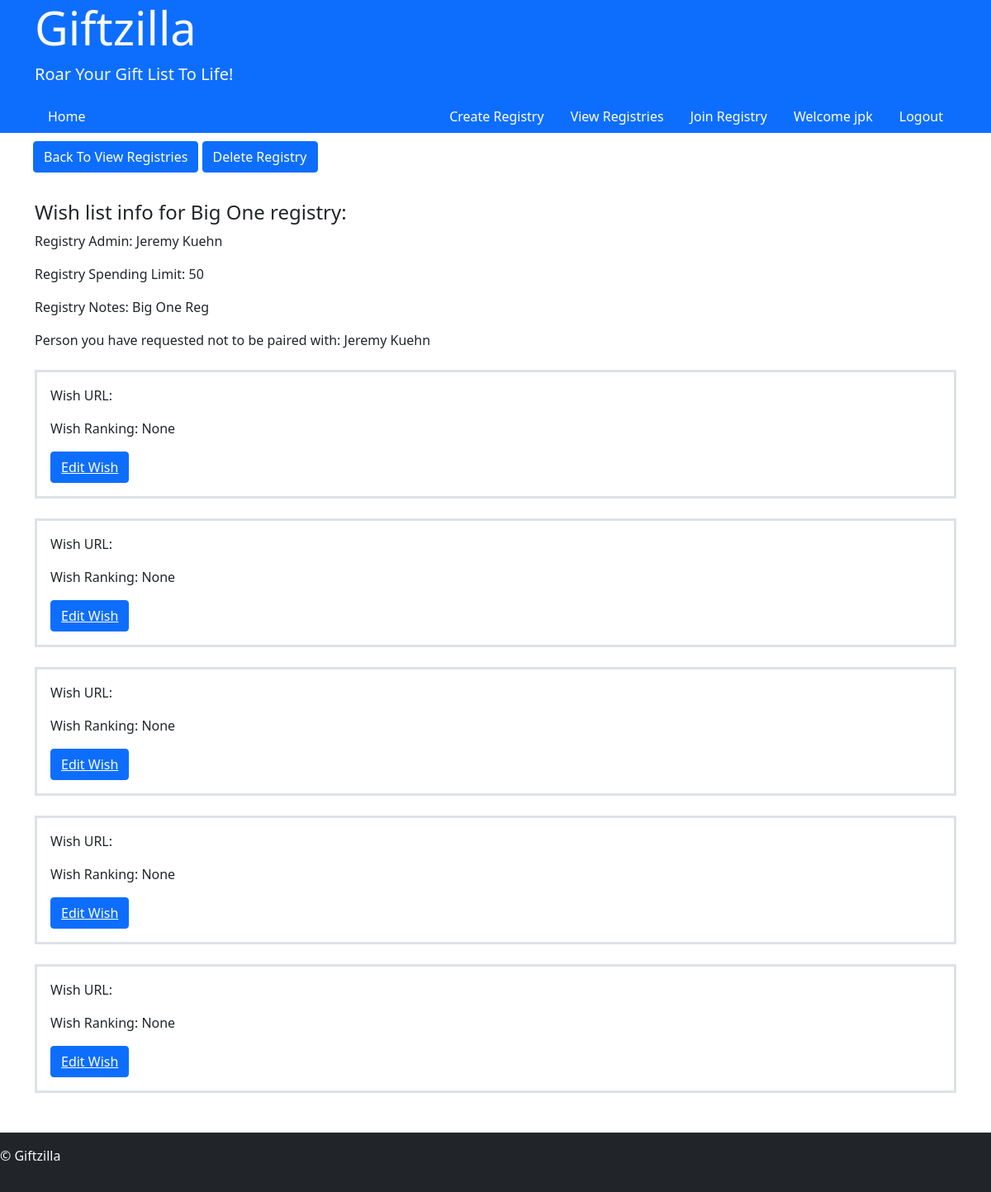
/user/8J7l3/1/viewWishList (signed in), run on the app's committed database.
### register/models.py (models this page shows, shortened)
class User(AbstractUser):
    groups = models.ManyToManyField(
        'auth.Group',
        related_name='web_users',
        blank=True,
        help_text='The groups this user belongs to. A user will get all permissions granted to each of their groups.',
        verbose_name='groups',
    )
    user_permissions = models.ManyToManyField(
        'auth.Permission',
        related_name='web_users',
        blank=True,
        help_text='Specific permissions for this user.',
        verbose_name='user permissions',
    )

### user/models.py (models this page shows, shortened)
class Registry(models.Model):
    regPin = models.CharField(max_length=5)
    admin = models.ForeignKey(User, on_delete=models.CASCADE)
    regName = models.CharField(max_length=25, verbose_name="Registry Group Name:")
    urlNumCap = models.IntegerField(default=5, verbose_name="Max Number Of Gift Request:", blank=True, null=True)
    spendLimit = models.IntegerField(blank=True, null=True, verbose_name="Max Spending Limit:")
    notes = models.TextField(blank=True, null=True, verbose_name="Notes")
    regGroupCap = models.IntegerField(blank=True, null=True, verbose_name="Max Number of Group Participants:")

class noGive(models.Model):
    user = models.ForeignKey(User, on_delete=models.CASCADE, related_name='nogive_user')
    noGift = models.ForeignKey(User, on_delete=models.CASCADE, blank=True, null=True, related_name='nogive_noGift', verbose_name="User to not pair with:")
    regPin = models.CharField(max_length=5)

class Gift(models.Model):
    groupPin = models.CharField(max_length=5)
    user = models.ForeignKey(User, on_delete=models.CASCADE)
    giftUrl = models.URLField(max_length=500, blank=True, null=True)
    giftRank = models.CharField(max_length=1, choices=Rank, blank=True, null=True)

### user/views.py (the view)
# urls.py: path("<str:groupPin>/<int:userID>/viewWishList", views.viewWishList, name="viewWishList"),
@login_required
def viewWishList(request, userID, groupPin):
    regDetail =  Registry.objects.get(regPin=groupPin)
    user = User.objects.get(id=userID)
    regWishList = Gift.objects.filter(groupPin=groupPin, user=user)
    noPair = noGive.objects.filter(regPin=groupPin, user=user)
    if request.method == "POST":
        return
    else:
        return render(request, "user/wishlist.html", {
            "regDetail": regDetail,
            "regWishList": regWishList,
            "noPair": noPair
        })

### giftzilla/templates/user/wishlist.html
{% extends 'layout.html' %}
{% block body %}
<div class="container" style="padding: 10px;">
    <a class="btn btn-primary" href="{% url 'user:viewReg' userID=user.id %}">Back To View Registries</a>
    <a class="btn btn-primary" href="{% url 'user:userRegDelete' userID=user.id groupPin=regDetail.regPin %}">Delete Registry</a>
</div>
<div class="container">
    <h4 class="mt-4">Wish list info for {{ regDetail.regName }} registry:</h4>
    <p>Registry Admin: {{ regDetail.admin.first_name }}  {{ regDetail.admin.last_name }}</p>
    <p>Registry Spending Limit: {{ regDetail.spendLimit }}</p>
    <p>Registry Notes: {{ regDetail.notes }}</p>
    <p>Person you have requested not to be paired with: {{ noPair.0.noGift.first_name }} {{ noPair.0.noGift.last_name }}</p>
</div>
<div class="container mt-4">
    {% for wish in regWishList %}
    <div class="border border-3 p-3 mb-4">
        <p>Wish URL: <a target="_blank" href="{{ wish.giftUrl }}">{{ wish.giftUrl }}</a></p>
        <p>Wish Ranking: {{ wish.giftRank }}</p>
        <button class="btn btn-primary"><a style="color: white;" href="{% url 'user:wishEdit' wishID=wish.id %}">Edit Wish</a></button>
    </div>
    {% endfor %}
</div>
{% endblock %}

### giftzilla/templates/layout.html (shortened to what this page needs)
<!DOCTYPE html>
<html lang="en">
<head>
    <link href="https://cdn.jsdelivr.net/npm/bootstrap@5.0.2/dist/css/bootstrap.min.css" rel="stylesheet">
</head>
<body>
    <header class="bg-primary text-light">
        <div class="container">
            <h1 class="display-4">Giftzilla</h1>
            <p class="lead">Roar Your Gift List To Life!</p>
            <nav class="d-flex justify-content-between align-items-center">
                <ul class="nav">
                    <li class="nav-item"><a class="nav-link" href="{% url 'index:home' %}">Home</a></li>
                </ul>
                <div>
                    {% if user.is_authenticated %}
                        <ul class="nav">
                            <li class="nav-item"><a class="nav-link" href="{% url 'user:createRegistry' %}">Create Registry</a></li>
                            <li class="nav-item"><a class="nav-link" href="{% url 'user:viewReg' userID=user.id %}">View Registries</a></li>
                            <li class="nav-item"><a class="nav-link" href="{% url 'user:regJoin' userID=user.id %}">Join Registry</a></li>
                            <li class="nav-item">
                                <a class="nav-link" href="{% url 'register:profileView' userID=user.id %}">Welcome {{ user.username }}</a>
                            </li>
                            <li class="nav-item">
                                <a class="nav-link" href="{% url 'register:logout' %}">Logout</a>
                            </li>
                        </ul>
                    {% endif %}
                </div>
            </nav>
        </div>
    </header>
   {% block body %}
   {% endblock %}
    <footer class="bg-dark text-light mt-5 py-3">
        <p>&copy; Giftzilla</p>
    </footer>
</body>
</html>

### giftzilla/templates/layout.html (style rules this page uses)
.nav-link { color: white; }

### data on the page
User: username "jpk"
Registry: regName "Big One", admin.first_name "Jeremy", admin.last_name "Kuehn", spendLimit "50", notes "Big One Reg"
noGive: noGift.first_name "Jeremy", noGift.last_name "Kuehn"
Gift: giftRank "None"
Gift: giftRank "None"
Gift: giftRank "None"
Gift: giftRank "None"
Gift: giftRank "None"
